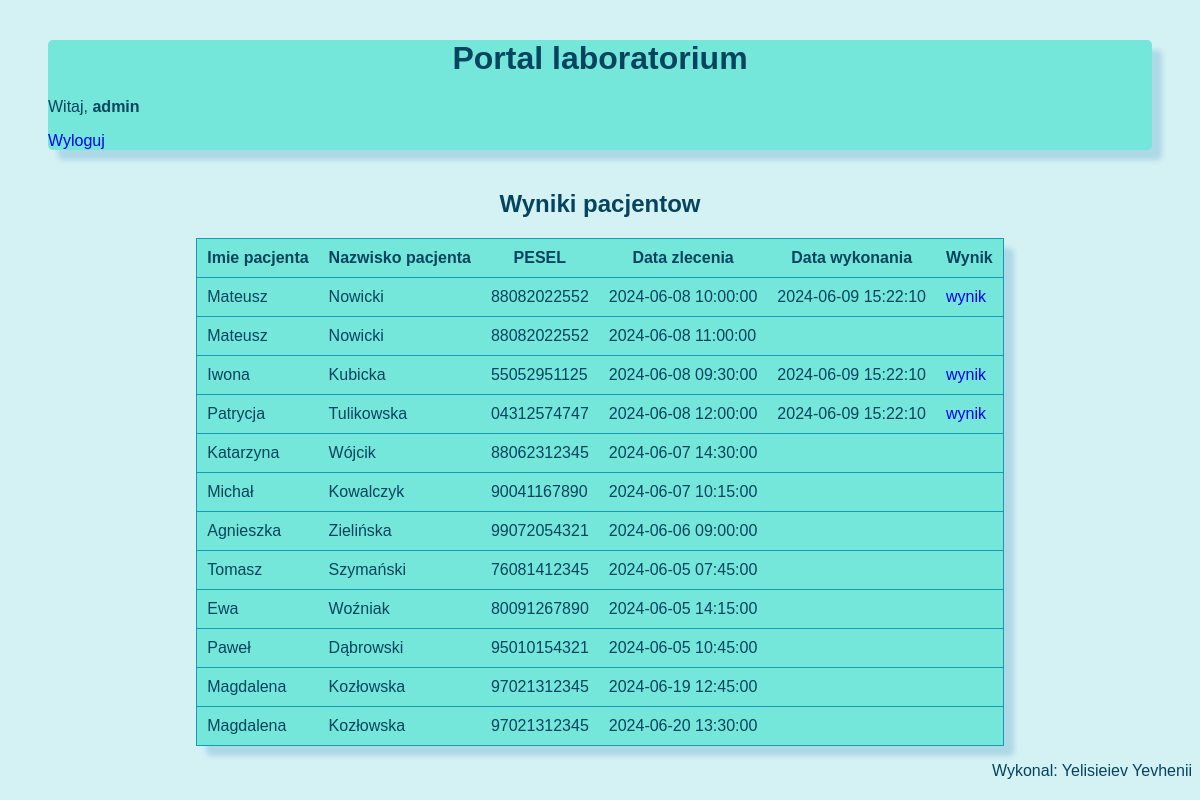
Page /zadania/z10/wynik.php (signed in) on the committed database.
### tables this page shows
CREATE TABLE `Pacjent` (
  `id` int(11) NOT NULL,
  `pesel` char(11) DEFAULT NULL,
  `imie` varchar(100) NOT NULL,
  `nazwisko` varchar(100) NOT NULL
);

CREATE TABLE `Zlecenie` (
  `id` int(11) NOT NULL,
  `data` datetime NOT NULL,
  `idPacjenta` int(11) NOT NULL
);

CREATE TABLE `Wynik` (
  `id` int(11) NOT NULL,
  `plik` varchar(100) NOT NULL,
  `data` datetime NOT NULL,
  `idDiagnosty` int(11) NOT NULL,
  `idZlecenia` int(11) NOT NULL
);

### zadania/z10/wynik.php (the view, shortened to what this page needs)
<!DOCTYPE html>
<html lang="pl">
<head>
    <link rel="stylesheet" href="styl.css">
</head>
<body>
    <header>
        <h1>Portal laboratorium</h1>
        <p>Witaj, <strong><?php echo $_SESSION['user']; ?></strong></p>
        <a href="wyloguj.php">Wyloguj</a>
    </header>
    <main>
        <h2>Wyniki pacjentow</h2>
        <table>
            <tr>
                <th>Imie pacjenta</th>
                <th>Nazwisko pacjenta</th>
                <th>PESEL</th>
                <th>Data zlecenia</th>
                <th>Data wykonania</th>
                <th>Wynik</th>
            </tr>
            <?php
                $conn = mysqli_connect('localhost','root','','laboratorium');
                $q = mysqli_query($conn, 'SELECT p.imie, p.nazwisko, p.pesel, z.data, w.data, w.plik FROM pacjent p JOIN zlecenie z ON p.id = z.idPacjenta LEFT JOIN wynik w ON z.id = w.idZlecenia;');
                while($row = mysqli_fetch_array($q)){
                    echo "<tr>";
                    echo "<td>" . $row[0] . "</td>";
                    echo "<td>" . $row[1] . "</td>";
                    echo "<td>" . $row[2] . "</td>";
                    echo "<td>" . $row[3] . "</td>";
                    echo "<td>" . $row[4] . "</td>";
                    echo "<td>";
                    if (!empty($row[5])) {
                      echo "<a href='$row[5]' target='_blank'>wynik</a>";
                    };
                    echo "</td></tr>";
                }
            ?>
        </table>
    </main>
    <footer>
        <p>Wykonal: Yelisieiev Yevhenii</p>
    </footer>
</body>
</html>

### zadania/z10/styl.css (style rules this page uses)
body { font-family: Verdana, sans-serif; background-color: #D4F1F4; color: #05445E; }
footer { text-align: right; }
header { margin: 40px; }
table { margin: 40px; padding: 20px; }
.login, header, table { background-color: #75E6DA; border-radius: 5px; box-shadow: 10px 10px 5px lightblue; }
h1, h2, form { text-align: center; }
table { margin: auto; border-collapse: collapse; }
table,tr { border: 1px solid #189AB4; }
th, td { padding: 10px; }
a { text-decoration: none; }

### rows in the picture
pacjent: imie "Mateusz", nazwisko "Nowicki", pesel "88082022552", zlecenie.data "2024-06-08 10:00:00", wynik.data "2024-06-09 15:22:10"
zlecenie: idPacjenta.imie "Mateusz", idPacjenta.nazwisko "Nowicki", idPacjenta.pesel "88082022552", data "2024-06-08 11:00:00"
pacjent: imie "Iwona", nazwisko "Kubicka", pesel "55052951125", zlecenie.data "2024-06-08 09:30:00", wynik.data "2024-06-09 15:22:10"
pacjent: imie "Patrycja", nazwisko "Tulikowska", pesel "04312574747", zlecenie.data "2024-06-08 12:00:00", wynik.data "2024-06-09 15:22:10"
zlecenie: idPacjenta.imie "Katarzyna", idPacjenta.nazwisko "Wójcik", idPacjenta.pesel "88062312345", data "2024-06-07 14:30:00"
zlecenie: idPacjenta.imie "Michał", idPacjenta.nazwisko "Kowalczyk", idPacjenta.pesel "90041167890", data "2024-06-07 10:15:00"
zlecenie: idPacjenta.imie "Agnieszka", idPacjenta.nazwisko "Zielińska", idPacjenta.pesel "99072054321", data "2024-06-06 09:00:00"
zlecenie: idPacjenta.imie "Tomasz", idPacjenta.nazwisko "Szymański", idPacjenta.pesel "76081412345", data "2024-06-05 07:45:00"
zlecenie: idPacjenta.imie "Ewa", idPacjenta.nazwisko "Woźniak", idPacjenta.pesel "80091267890", data "2024-06-05 14:15:00"
zlecenie: idPacjenta.imie "Paweł", idPacjenta.nazwisko "Dąbrowski", idPacjenta.pesel "95010154321", data "2024-06-05 10:45:00"
zlecenie: idPacjenta.imie "Magdalena", idPacjenta.nazwisko "Kozłowska", idPacjenta.pesel "97021312345", data "2024-06-19 12:45:00"
zlecenie: idPacjenta.imie "Magdalena", idPacjenta.nazwisko "Kozłowska", idPacjenta.pesel "97021312345", data "2024-06-20 13:30:00"

### other values in the picture
$_SESSION['user'] "admin"
